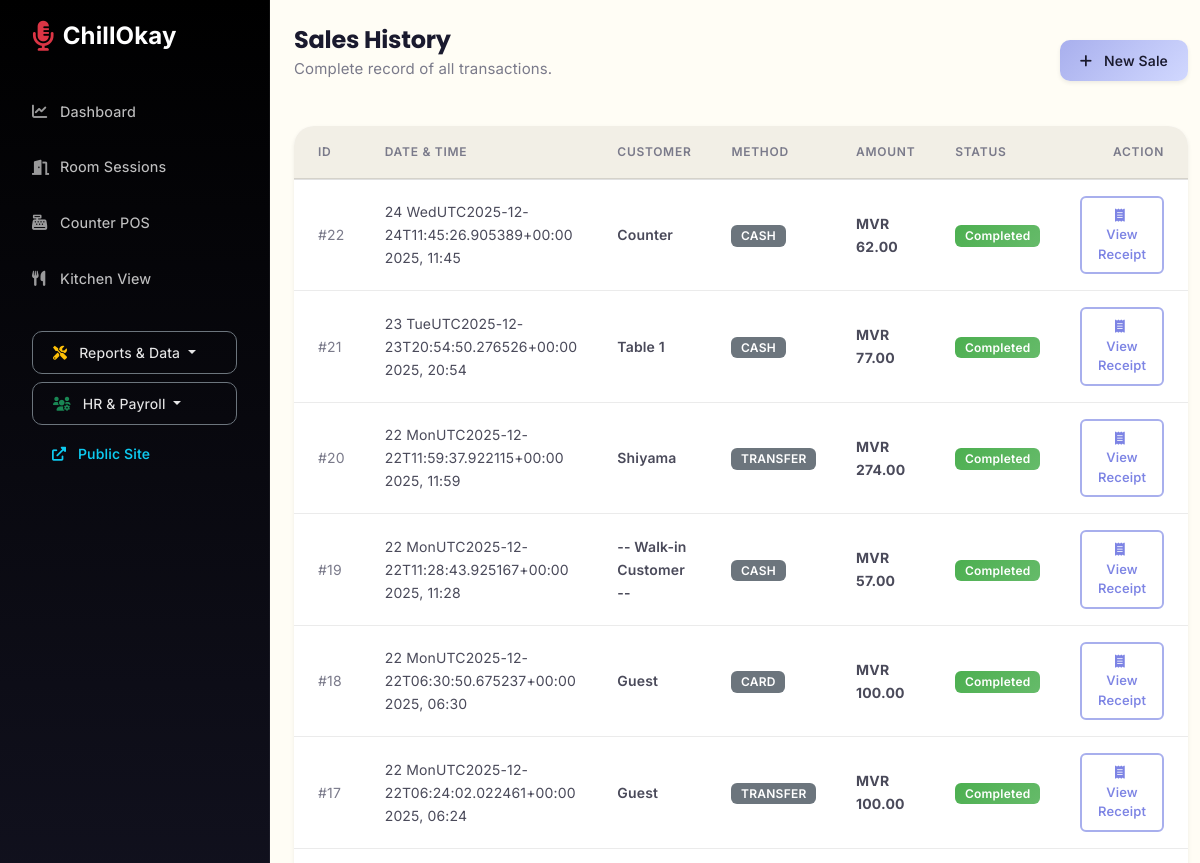
The app's page /karaoke/sales-history/ (signed in, upper part), older data.
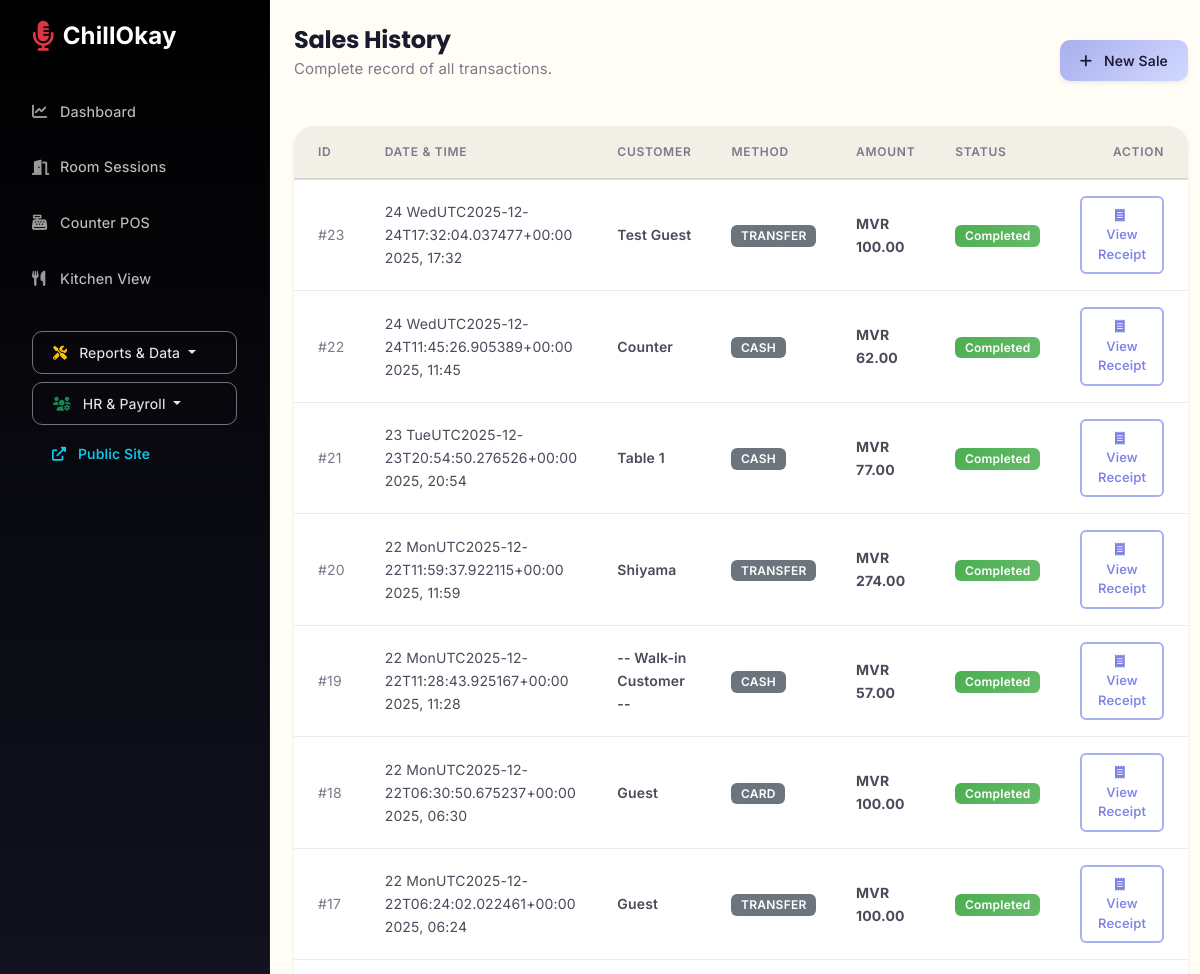
The same page, newer data.
### core/models.py (models this page shows, shortened)
class SaleTransaction(models.Model):
    outlet = models.ForeignKey(Outlet, on_delete=models.CASCADE, related_name='sales', null=True)
    customer = models.ForeignKey(Customer, on_delete=models.SET_NULL, null=True, blank=True)
    date = models.DateTimeField(auto_now_add=True)
    total_amount = models.DecimalField(max_digits=10, decimal_places=2)
    payment_method = models.CharField(max_length=50, default='Cash')
    customer_name = models.CharField(max_length=100, blank=True, null=True)
    status = models.CharField(max_length=20, default='Completed')

### karaoke/views.py (the view)
# urls.py: path('sales-history/', views.sales_history, name='sales_history'),
@login_required
def sales_history(request):
    return render(request, 'karaoke/sales_history.html', {'sales': SaleTransaction.objects.all().order_by('-date')})

### karaoke/templates/karaoke/sales_history.html (shortened to what this page needs)
{% extends 'base.html' %}
{% block content %}
<div class="container-fluid p-4">
    <div class="d-flex justify-content-between align-items-center mb-4">
        <div>
            <h2 class="fw-bold mb-0">Sales History</h2>
            <p class="text-muted">Complete record of all transactions.</p>
        </div>
        <a href="{% url 'record_sale' %}" class="btn btn-primary shadow-sm">
            <i class="fas fa-plus me-2"></i> New Sale
        </a>
    </div>
    <div class="card border-0 shadow-sm">
        <div class="table-responsive">
            <table class="table table-hover align-middle mb-0">
                <thead class="table-light">
                    <tr>
                        <th class="ps-4">ID</th>
                        <th>Date & Time</th>
                        <th>Customer</th>
                        <th>Method</th>
                        <th>Amount</th>
                        <th>Status</th>
                        <th class="text-end pe-4">Action</th>
                    </tr>
                </thead>
                <tbody>
                    {% for sale in sales %}
                    <tr>
                        <td class="ps-4 text-muted">#{{ sale.id }}</td>
                        <td>{{ sale.date|date:"d Dec Y, H:i" }}</td>
                        <td>
                            <span class="fw-semibold">
                                {% if sale.customer_name %}
                                    {{ sale.customer_name }}
                                {% elif sale.customer %}
                                    {{ sale.customer.name }}
                                {% else %}
                                    <span class="text-muted">-- Walk-in Customer --</span>
                                {% endif %}
                            </span>
                        </td>
                        <td>
                            <span class="badge bg-secondary text-uppercase">{{ sale.payment_method }}</span>
                        </td>
                        <td><span class="fw-bold">{{ currency|default:"MVR" }} {{ sale.total_amount }}</span></td>
                        <td><span class="badge bg-success">Completed</span></td>
                        <td class="text-end pe-4">
                            <a href="{% url 'receipt_detail' sale.id %}" class="btn btn-sm btn-outline-primary">
                                <i class="fas fa-receipt me-1"></i> View Receipt
                            </a>
                        </td>
                    </tr>
                    {% endfor %}
                </tbody>
            </table>
        </div>
    </div>
</div>
{% endblock %}

Row changes from the older to the newer data that the page shows:
added SaleTransaction: id "23", date "24 WedUTC2025-12-24T17:32:04.037477+00:00 2025, 17:32", customer_name "Test Guest", payment_method "TRANSFER", currency "MVR", total_amount "100.00"
